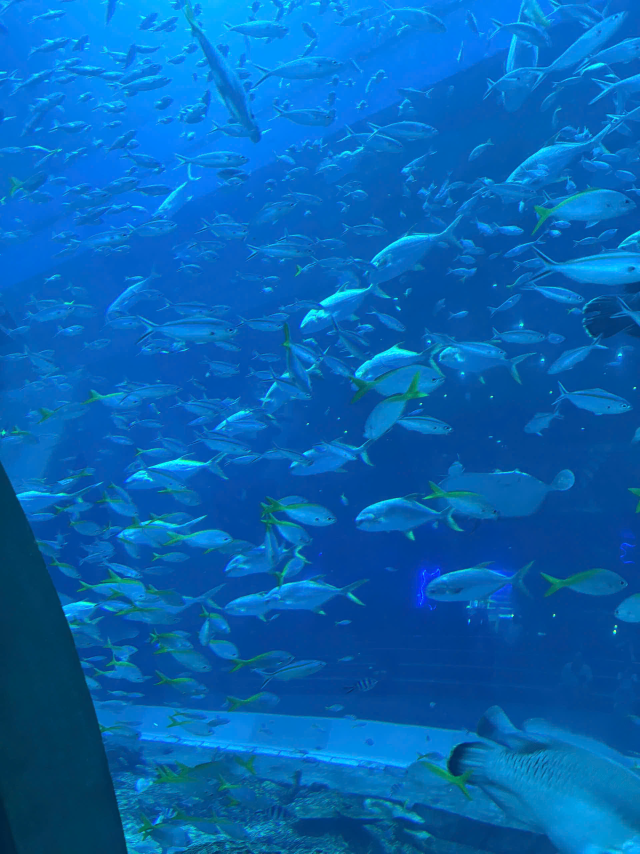
#> input picture IMG/z6915192691109_1104ab4c719b4dda292651a3ac31ec9a.jpg, 1920 x 2560 px (shown at 1/3 size); its folder holds 4 pictures in this run
$ python main.py
#> lines starting #> are read from the running program, lines starting #| are printed output that depends on the picture
import math
import os

import numpy as np
import matplotlib.pyplot as plt
import cv2

#hàm cân bằng ảnh dùng hàm log
def convert_Logarithm(imgs, c):
    newList = []
    for i in imgs:
        i = i.astype(float)
        newList.append(float(c)* cv2.log(1+i))
    return newList

#hàm cân bằng ảnh dùng hàm mũ
def convertByPowerLaw(imgs, gamma, c):
    img_new =[]
    for i in imgs:
        k = i.astype(float)
        img_new.append(float(c) * pow(k, float(gamma)))
    return img_new

#hàm chuyển danh sách ảnh sang ảnh xám
def convertGray(imgs):
    imgGray = []
    for i in imgs:
        gray = cv2.cvtColor(i, cv2.COLOR_BGR2GRAY)
        imgGray.append(gray)
    return imgGray

#Hàm lấy danh sách ảnh từ file và lưu vào mảng
def getListImage(imgName):
#> called with imgName = 'IMG'
    files = os.listdir(imgName)
    listnameImg =[f for f in files if f.lower().endswith(('.png', '.jpg', '.jpeg'))]
    listImg = []
    for f in listnameImg:
        path = os.path.join('IMG', f)
        img = cv2.imread(path)
#> img is the input picture: shape (2560, 1920, 3); mean B, G, R 180.8, 100.7, 4.9
#> the loop in convertGray, `for i in imgs:` made 4 passes
#> pass 1, in convertGray, `gray = cv2.cvtColor(i, cv2.COLOR_BGR2GRAY)`:
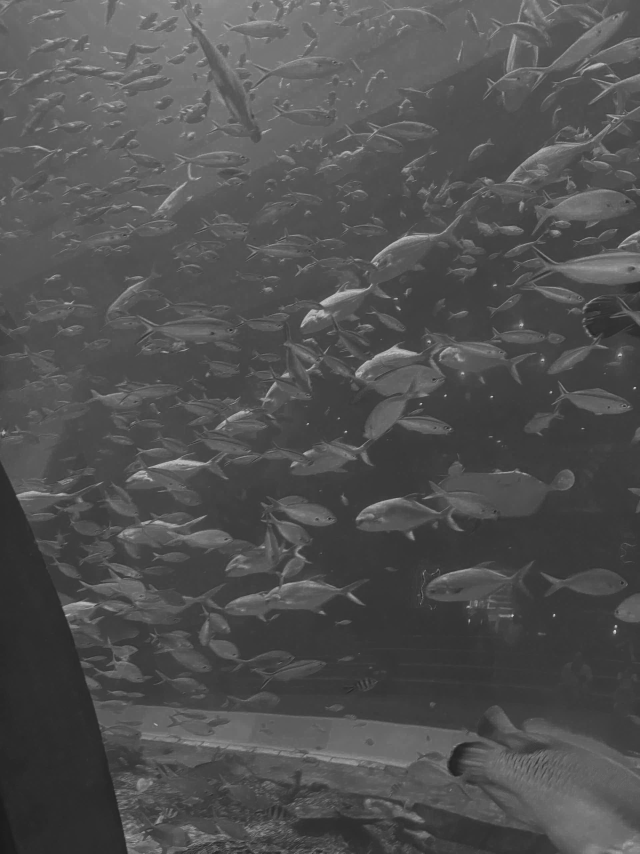
#> gray: shape (2560, 1920) (shown at 1/3 size); min 27, max 245, mean 81.2
#> pass 2, in convertGray, `gray = cv2.cvtColor(i, cv2.COLOR_BGR2GRAY)`:
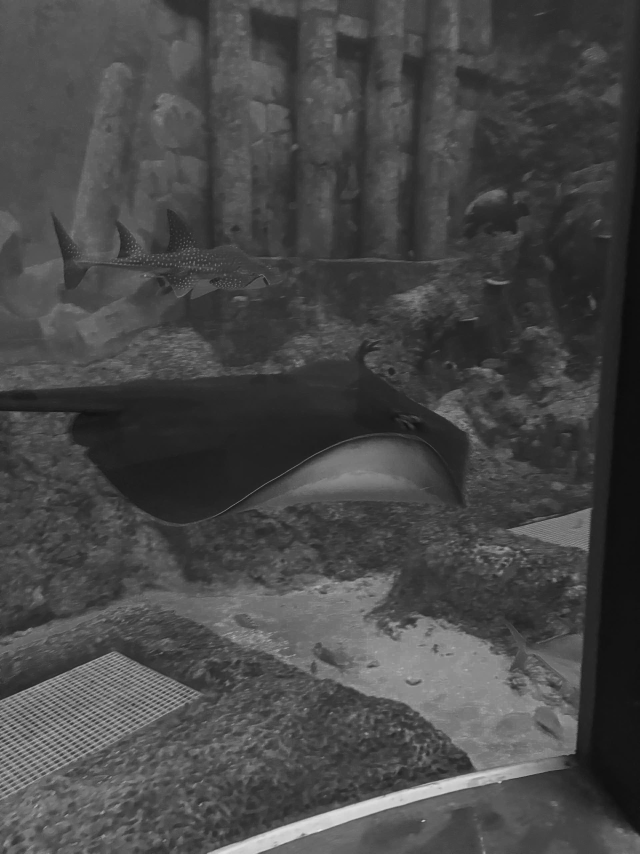
#> gray: shape (2560, 1920) (shown at 1/3 size); min 11, max 236, mean 71.6
#> pass 3, in convertGray, `gray = cv2.cvtColor(i, cv2.COLOR_BGR2GRAY)`:
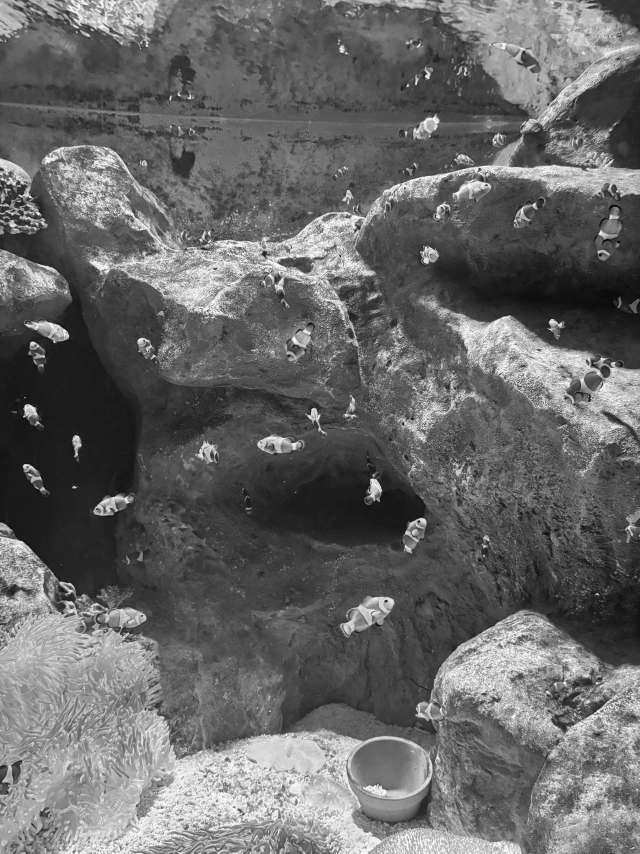
#> gray: shape (2560, 1920) (shown at 1/3 size); min 0, max 255, mean 103.7
        listImg.append(img)
    return listImg

#Hàm in danh sách ảnh
def showListImage(listimg):
    size = len(listimg)
    cols = 4
    rows = math.ceil(size/cols)
    plt.figure(figsize=(20, rows*5))
    for idx, img in enumerate(listimg):
        plt.subplot(rows, cols, idx+1)
        plt.imshow(img[:,:,::-1])
        plt.axis('off')
    plt.show()

#Hàm in danh sách ảnh xám
def showListImageGray(listimg):
    size = len(listimg)
    cols = 4
    rows = math.ceil(size/cols)
    plt.figure(figsize=(20, rows*5))
    for idx, img in enumerate(listimg):
        plt.subplot(rows, cols, idx+1)
        plt.imshow(img, cmap = 'gray')
        plt.axis('off')
    plt.show()

# Thuật toán cân bằng ảnh bằng histogram
def histogram(img):
    copy = img.copy()
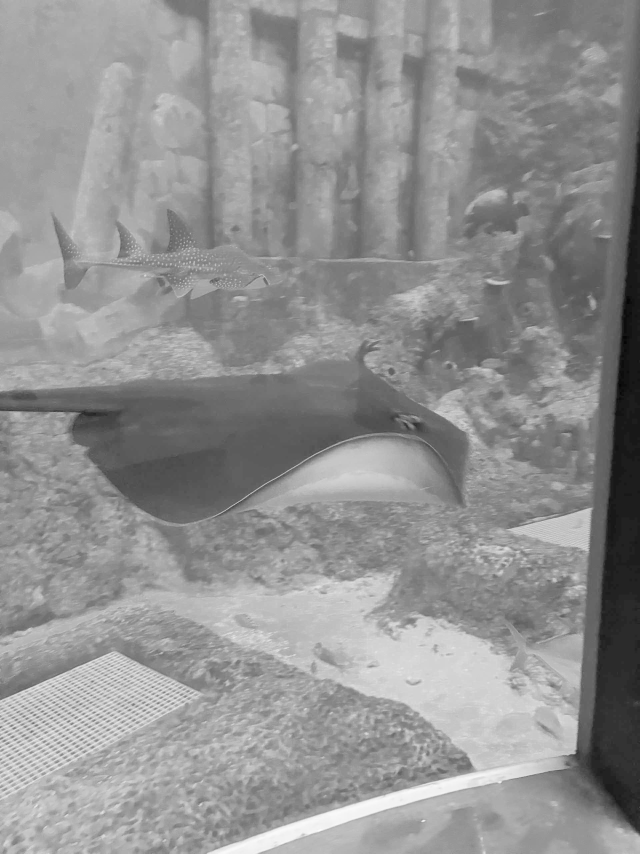
#> copy: shape (2560, 1920) float64 (shown at 1/3 size); min 4.97, max 10.94, mean 8.4; drawn with min black and max white
    hist,_ = np.histogram(copy, bins = 256, range = (0, 256))
#> hist = 256 values, max 2581568 at index 8, min 0 at index 0, mean 19200
    pdf = hist/hist.sum()
#> pdf = 256 values, max 0.525 at index 8, min 0 at index 0, mean 0.00391
    cdf =  np.cumsum(pdf)
#> cdf = 256 values from 0 to 1
    mapping = np.round(cdf * 255).astype(np.uint8)
#> mapping = 256 values from 0 to 255
    copy = copy.astype(np.uint8)
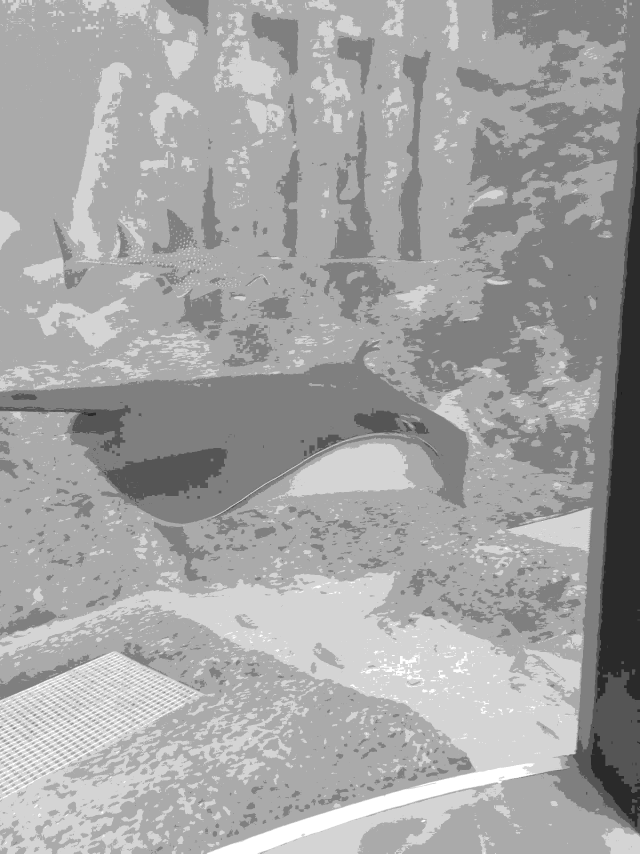
#> copy: shape (2560, 1920) (shown at 1/3 size); min 4, max 10, mean 7.87; drawn with min black and max white
    equalized = mapping[copy]
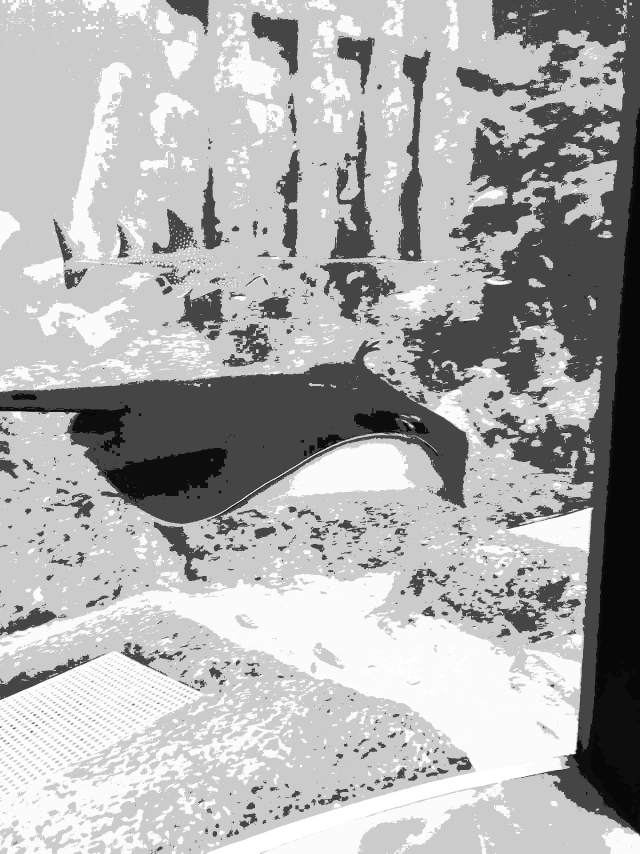
#> equalized: shape (2560, 1920) (shown at 1/3 size); min 0, max 255, mean 173.2
    return equalized

list = getListImage("IMG")
imgGrays = convertGray(list)

imgLo = convert_Logarithm(imgGrays, 2)

imgHis = histogram(imgLo[1])
imhHis1 = cv2.equalizeHist(imgLo[1].astype(np.uint8))
plt.figure(figsize=(20, 5))
plt.imshow(imgHis, cmap = 'gray')
plt.subplot(1, 2, 1)
plt.imshow(imhHis1, cmap = 'gray')
plt.subplot(1, 2, 2)
plt.axis('off')
plt.show()
